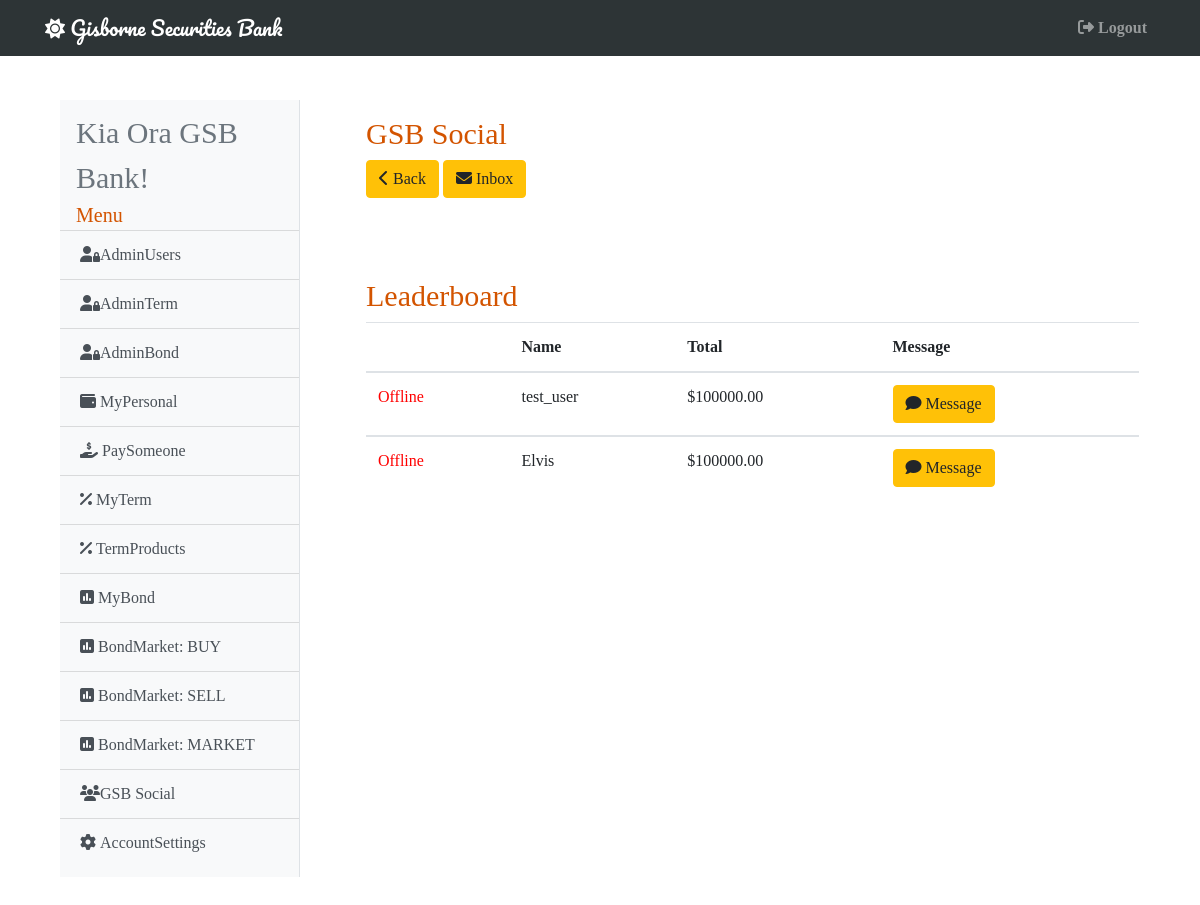
The app's page /messageboard (signed in) with its own data.
### gsb/models.py (models this page shows, shortened)
class User(db.Model, UserMixin):
    id = db.Column(db.Integer, primary_key=True)
    username = db.Column(db.String(20), unique=True, nullable=False)
    email = db.Column(db.String(120), unique=True, nullable=False)
    password = db.Column(db.String(60), nullable=False)
    account = db.Column(db.BigInteger, unique=True, nullable=False)
    cash = db.Column(db.Numeric(20, 2), nullable=False)
    admin =  db.Column(db.Boolean, default=False, nullable=False)
    active =  db.Column(db.Boolean, default=False, nullable=False)
    market =  db.Column(db.Boolean, default=False, nullable=False)
    image = db.Column(db.Integer, default=1, nullable=False)
    inbox = db.Column(db.Integer, default=0, nullable=False)
    term = db.Column(db.Numeric(20, 2), nullable=False)
    bond = db.Column(db.Numeric(20, 2), nullable=False)
    total = db.Column(db.Numeric(20, 2), nullable=False)
    terms = db.relationship('Term', secondary="terms")
    bonds = db.relationship('Bond', secondary="bonds")
    buys = db.relationship('Bond', secondary="buys")
    sells = db.relationship('Bond', secondary="sells")
    receives = db.relationship('Receives', lazy='dynamic', backref='receiver')
    sends = db.relationship('Sends', lazy='dynamic', backref='sender')
    posts = db.relationship('Statuses', lazy='dynamic', backref='poster')
    messages = db.relationship('Messages', lazy='dynamic', backref='messager')

### gsb/main/routes.py (the view)
@main.route('/messageboard')
@login_required
def message_board():
    users = User.query.filter_by(admin=False).order_by(User.total.desc()).all()
    return render_template('message_board.html', title='MessageBoard', users=users)

### gsb/models.py (called while the page is built)
@login_manager.user_loader
def load_user(user_id):
    return User.query.get(int(user_id))

### gsb/templates/message_board.html
{% extends 'base.html' %}
{% block content %}
  <div class="card-body shadow-lg p-3 mb-5 bg-white rounded">
      <h1 style="font-size: 30px; color: #d35400;">GSB Social</h1>
      <div class="d-inline-block">
        <a href="{{ url_for('main.gsb_social') }}">
            <button class="btn btn-warning"><i class="fas fa-chevron-left"></i> Back</button>
        </a>
        <a href="{{ url_for('main.inbox') }}">
            <button class="btn btn-warning"><i class="fas fa-envelope"></i> Inbox</button>
        </a>
      </div>
  </div>
  <div class="card-body shadow-lg p-3 mb-5 bg-white rounded" style="max-height: 500px; overflow: scroll;">
  <h3 style="font-size: 30px; color: #d35400;">Leaderboard</h3>
    <table class="table">
      <thead>
        <tr>
          <th class="text-muted" scope="col"></th>
          <th scope="col">Name</th>
          <th scope="col">Total</th>
          <th scope="col">Message</th>
        </tr>
      {% for user in users %}
      </thead>
      <tbody>
        <tr>
          {% if user.active == True %}
            <td style="color: green;">Online</td>
          {% else %}
            <td style="color: red;">Offline</td>
          {% endif %}
          <td>{{ user.username }}</td>
          <td>${{ user.total }}</td>
          {% if user == current_user %}
          {% else %}
          <td><a href="{{ url_for('main.message', user_id=user.id) }}"><button class="btn btn-warning"><i class="fas fa-comment"></i> Message</button></a></td>
          {% endif %}
      {% endfor %}
        </tr>
      </tbody>
    </table>
  </div>
{% endblock %}

### gsb/templates/base.html (shortened to what this page needs)
<!DOCTYPE html>
<html>
<head>
    <link rel="stylesheet" href="https://maxcdn.bootstrapcdn.com/bootstrap/4.0.0/css/bootstrap.min.css">
</head>
{% if current_user.image == 1 %}
  <body style="background-image: url('https://upload.wikimedia.org/wikipedia/commons/4/4f/Gisborne_NZ_Sunrise_Waikanae_Beach.jpg');
              background-size: cover; font-family: 'Noto+Serif+SC', 'sans-serif';">
{% elif current_user.image == 2 %}
  <body style="background-image: url('https://upload.wikimedia.org/wikipedia/commons/f/fc/Gladstone_Road_in_Gisborne_02.jpg');
              background-size: cover; font-family: 'Noto+Serif+SC', 'sans-serif';">
{% elif current_user.image == 3 %}
  <body style="background-image: url('https://upload.wikimedia.org/wikipedia/commons/c/cb/Railway_Bridge_over_Turanganui_River%2C_Gisborne.jpg');
              background-size: cover; font-family: 'Noto+Serif+SC', 'sans-serif';">
{% endif %}
  <header class="site-header">
    {% if current_user.admin == True %}
      <nav class="navbar navbar-expand-md navbar-dark bg-steel fixed-top" style="max-width: vw100; background-color: #2d3436;">
    {% else %}
      <nav class="navbar navbar-expand-md navbar-dark bg-steel fixed-top" style="max-width: vw100; background-color: #d35400;">
    {% endif %}
      <div class="container">
        <a class="navbar-brand" style="font-family: 'Pacifico', 'sans-serif';" href="/"><i class="fas fa-sun"></i> Gisborne Securities Bank</a>
          <div class="navbar-nav">
            <a class="nav-item nav-link" href="{{ url_for('main.logout') }}"><b><i class="fas fa-sign-out-alt mr-1"></i>Logout</b></a>
          </div>
        </div>
    </nav>
  </header>
    <main role="main" class="container">
      <div class="row">
        <div class="col-md-3" style="padding-top: 100px; padding-left: 30px; padding-bottom: 30px;">
          <div class="bg-light border-right" id="sidebar-wrapper" style="padding-block: 10px;">
            <div class="sidebar-heading ml-3 text-muted" style="font-size: 30px;">Kia Ora {{ current_user.username }}!</div>
            <div class="sidebar-heading ml-3" style="font-size: 20px; color: #d35400;">Menu</div>
            <div class="list-group list-group-flush">
            {% if current_user.admin == True %}
              <a href="{{ url_for('admin.admin_users') }}" class="list-group-item list-group-item-action bg-light"><i class="fas fa-user-lock"></i>AdminUsers</a>
              <a href="{{ url_for('admin.admin_term') }}" class="list-group-item list-group-item-action bg-light"><i class="fas fa-user-lock"></i>AdminTerm</a>
              <a href="{{ url_for('admin.admin_bond') }}" class="list-group-item list-group-item-action bg-light"><i class="fas fa-user-lock"></i>AdminBond</a>
            {% endif %}
              <a href="{{ url_for('main.my_personal') }}" class="list-group-item list-group-item-action bg-light"><i class="fas fa-wallet mr-1"></i>MyPersonal</a>
              <a href="{{ url_for('main.pay_someone') }}" class="list-group-item list-group-item-action bg-light"><i class="fas fa-hand-holding-usd mr-1"></i>PaySomeone</a>
              <a href="{{ url_for('term.my_term')}}" class="list-group-item list-group-item-action bg-light"><i class="fas fa-percent mr-1"></i>MyTerm</a>
              <a href="{{ url_for('term.term_products') }}" class="list-group-item list-group-item-action bg-light"><i class="fas fa-percent mr-1"></i>TermProducts</a>
              <a href="{{ url_for('bond.my_bond') }}" class="list-group-item list-group-item-action bg-light"><i class="fas fa-poll mr-1"></i>MyBond</a>
              <a href="{{ url_for('bond.buy_bond') }}" class="list-group-item list-group-item-action bg-light"><i class="fas fa-poll mr-1"></i>BondMarket: BUY</a>
              <a href="{{ url_for('bond.sell_bond') }}" class="list-group-item list-group-item-action bg-light"><i class="fas fa-poll mr-1"></i>BondMarket: SELL</a>
              <a href="{{ url_for('bond.bond_market') }}" class="list-group-item list-group-item-action bg-light"><i class="fas fa-poll mr-1"></i>BondMarket: MARKET</a>
              <a href="{{ url_for('main.gsb_social')}}" class="list-group-item list-group-item-action bg-light"><i class="fas fa-users"></i>GSB Social</a>
              <a href="{{ url_for('main.account_settings') }}" class="list-group-item list-group-item-action bg-light"><i class="fas fa-cog mr-1"></i>AccountSettings</a>
            </div>
          </div>
        </div>
        <div class="col-md-9" style="padding-top: 100px; padding-left: 35px;">
          {% block content %}{% endblock %}
        </div>
        </div>
    </main>
</body>
</html>

### records on screen
User: username "GSB Bank"
User: active "Offline", username "test_user", total "100000.00"
User: active "Offline", username "Elvis", total "100000.00"
